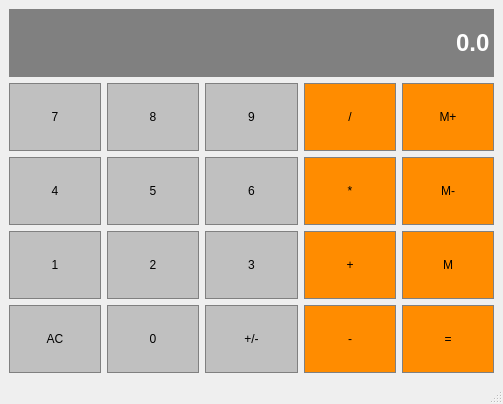
<?xml version="1.0" encoding="UTF-8"?>
<ui version="4.0">
 <class>Calculator</class>
 <widget class="QMainWindow" name="Calculator">
  <property name="geometry">
   <rect>
    <x>0</x>
    <y>0</y>
    <width>503</width>
    <height>404</height>
   </rect>
  </property>
  <property name="sizePolicy">
   <sizepolicy hsizetype="Preferred" vsizetype="Expanding">
    <horstretch>0</horstretch>
    <verstretch>0</verstretch>
   </sizepolicy>
  </property>
  <property name="windowTitle">
   <string>Calculator</string>
  </property>
  <widget class="QWidget" name="centralwidget">
   <layout class="QGridLayout" name="gridLayout">
    <item row="3" column="2">
     <widget class="QPushButton" name="Button3">
      <property name="sizePolicy">
       <sizepolicy hsizetype="Preferred" vsizetype="Preferred">
        <horstretch>0</horstretch>
        <verstretch>0</verstretch>
       </sizepolicy>
      </property>
      <property name="styleSheet">
       <string notr="true">QPushButton {
	background-color: #C0C0C0;
	border: 1px solid gray;
	padding: 5px;
	color: black;
}

QPushButton:pressed {
	background-color: #A9A9A9;
	border: 1px solid gray;
	padding: 5px;
	color: bladk;
}</string>
      </property>
      <property name="text">
       <string>3</string>
      </property>
     </widget>
    </item>
    <item row="2" column="3">
     <widget class="QPushButton" name="Multiply">
      <property name="sizePolicy">
       <sizepolicy hsizetype="Preferred" vsizetype="Preferred">
        <horstretch>0</horstretch>
        <verstretch>0</verstretch>
       </sizepolicy>
      </property>
      <property name="styleSheet">
       <string notr="true">QPushButton {
	background-color: #FF8C00;
	border: 1px solid gray;
	padding: 5px;
	color: black;
}

QPushButton:pressed {
	background-color: #A9A9A9;
	border: 1px solid gray;
	padding: 5px;
	color: bladk;
}</string>
      </property>
      <property name="text">
       <string>*</string>
      </property>
     </widget>
    </item>
    <item row="2" column="4">
     <widget class="QPushButton" name="MemSub">
      <property name="sizePolicy">
       <sizepolicy hsizetype="Preferred" vsizetype="Preferred">
        <horstretch>0</horstretch>
        <verstretch>0</verstretch>
       </sizepolicy>
      </property>
      <property name="styleSheet">
       <string notr="true">QPushButton {
	background-color: #FF8C00;
	border: 1px solid gray;
	padding: 5px;
	color: black;
}

QPushButton:pressed {
	background-color: #A9A9A9;
	border: 1px solid gray;
	padding: 5px;
	color: bladk;
}</string>
      </property>
      <property name="text">
       <string>M-</string>
      </property>
     </widget>
    </item>
    <item row="1" column="2">
     <widget class="QPushButton" name="Button9">
      <property name="sizePolicy">
       <sizepolicy hsizetype="Preferred" vsizetype="Preferred">
        <horstretch>0</horstretch>
        <verstretch>0</verstretch>
       </sizepolicy>
      </property>
      <property name="styleSheet">
       <string notr="true">QPushButton {
	background-color: #C0C0C0;
	border: 1px solid gray;
	padding: 5px;
	color: black;
}

QPushButton:pressed {
	background-color: #A9A9A9;
	border: 1px solid gray;
	padding: 5px;
	color: bladk;
}</string>
      </property>
      <property name="text">
       <string>9</string>
      </property>
     </widget>
    </item>
    <item row="3" column="0">
     <widget class="QPushButton" name="Button1">
      <property name="sizePolicy">
       <sizepolicy hsizetype="Preferred" vsizetype="Preferred">
        <horstretch>0</horstretch>
        <verstretch>0</verstretch>
       </sizepolicy>
      </property>
      <property name="styleSheet">
       <string notr="true">QPushButton {
	background-color: #C0C0C0;
	border: 1px solid gray;
	padding: 5px;
	color: black;
}

QPushButton:pressed {
	background-color: #A9A9A9;
	border: 1px solid gray;
	padding: 5px;
	color: bladk;
}</string>
      </property>
      <property name="text">
       <string>1</string>
      </property>
     </widget>
    </item>
    <item row="3" column="3">
     <widget class="QPushButton" name="Add">
      <property name="sizePolicy">
       <sizepolicy hsizetype="Preferred" vsizetype="Preferred">
        <horstretch>0</horstretch>
        <verstretch>0</verstretch>
       </sizepolicy>
      </property>
      <property name="styleSheet">
       <string notr="true">QPushButton {
	background-color: #FF8C00;
	border: 1px solid gray;
	padding: 5px;
	color: black;
}

QPushButton:pressed {
	background-color: #A9A9A9;
	border: 1px solid gray;
	padding: 5px;
	color: bladk;
}</string>
      </property>
      <property name="text">
       <string>+</string>
      </property>
     </widget>
    </item>
    <item row="3" column="1">
     <widget class="QPushButton" name="Button2">
      <property name="sizePolicy">
       <sizepolicy hsizetype="Preferred" vsizetype="Preferred">
        <horstretch>0</horstretch>
        <verstretch>0</verstretch>
       </sizepolicy>
      </property>
      <property name="styleSheet">
       <string notr="true">QPushButton {
	background-color: #C0C0C0;
	border: 1px solid gray;
	padding: 5px;
	color: black;
}

QPushButton:pressed {
	background-color: #A9A9A9;
	border: 1px solid gray;
	padding: 5px;
	color: bladk;
}</string>
      </property>
      <property name="text">
       <string>2</string>
      </property>
     </widget>
    </item>
    <item row="1" column="3">
     <widget class="QPushButton" name="Divide">
      <property name="sizePolicy">
       <sizepolicy hsizetype="Preferred" vsizetype="Preferred">
        <horstretch>0</horstretch>
        <verstretch>0</verstretch>
       </sizepolicy>
      </property>
      <property name="styleSheet">
       <string notr="true">QPushButton {
	background-color: #FF8C00;
	border: 1px solid gray;
	padding: 5px;
	color: black;
}

QPushButton:pressed {
	background-color: #A9A9A9;
	border: 1px solid gray;
	padding: 5px;
	color: bladk;
}</string>
      </property>
      <property name="text">
       <string>/</string>
      </property>
     </widget>
    </item>
    <item row="1" column="0">
     <widget class="QPushButton" name="Button7">
      <property name="sizePolicy">
       <sizepolicy hsizetype="Preferred" vsizetype="Preferred">
        <horstretch>0</horstretch>
        <verstretch>0</verstretch>
       </sizepolicy>
      </property>
      <property name="styleSheet">
       <string notr="true">QPushButton {
	background-color: #C0C0C0;
	border: 1px solid gray;
	padding: 5px;
	color: black;
}

QPushButton:pressed {
	background-color: #A9A9A9;
	border: 1px solid gray;
	padding: 5px;
	color: bladk;
}</string>
      </property>
      <property name="text">
       <string>7</string>
      </property>
     </widget>
    </item>
    <item row="1" column="4">
     <widget class="QPushButton" name="MemAdd">
      <property name="sizePolicy">
       <sizepolicy hsizetype="Preferred" vsizetype="Preferred">
        <horstretch>0</horstretch>
        <verstretch>0</verstretch>
       </sizepolicy>
      </property>
      <property name="styleSheet">
       <string notr="true">QPushButton {
	background-color: #FF8C00;
	border: 1px solid gray;
	padding: 5px;
	color: black;
}

QPushButton:pressed {
	background-color: #A9A9A9;
	border: 1px solid gray;
	padding: 5px;
	color: bladk;
}</string>
      </property>
      <property name="text">
       <string>M+</string>
      </property>
     </widget>
    </item>
    <item row="2" column="2">
     <widget class="QPushButton" name="Button6">
      <property name="sizePolicy">
       <sizepolicy hsizetype="Preferred" vsizetype="Preferred">
        <horstretch>0</horstretch>
        <verstretch>0</verstretch>
       </sizepolicy>
      </property>
      <property name="styleSheet">
       <string notr="true">QPushButton {
	background-color: #C0C0C0;
	border: 1px solid gray;
	padding: 5px;
	color: black;
}

QPushButton:pressed {
	background-color: #A9A9A9;
	border: 1px solid gray;
	padding: 5px;
	color: bladk;
}</string>
      </property>
      <property name="text">
       <string>6</string>
      </property>
     </widget>
    </item>
    <item row="3" column="4">
     <widget class="QPushButton" name="MemStore">
      <property name="sizePolicy">
       <sizepolicy hsizetype="Preferred" vsizetype="Preferred">
        <horstretch>0</horstretch>
        <verstretch>0</verstretch>
       </sizepolicy>
      </property>
      <property name="styleSheet">
       <string notr="true">QPushButton {
	background-color: #FF8C00;
	border: 1px solid gray;
	padding: 5px;
	color: black;
}

QPushButton:pressed {
	background-color: #A9A9A9;
	border: 1px solid gray;
	padding: 5px;
	color: bladk;
}</string>
      </property>
      <property name="text">
       <string>M</string>
      </property>
     </widget>
    </item>
    <item row="1" column="1">
     <widget class="QPushButton" name="Button8">
      <property name="sizePolicy">
       <sizepolicy hsizetype="Preferred" vsizetype="Preferred">
        <horstretch>0</horstretch>
        <verstretch>0</verstretch>
       </sizepolicy>
      </property>
      <property name="styleSheet">
       <string notr="true">QPushButton {
	background-color: #C0C0C0;
	border: 1px solid gray;
	padding: 5px;
	color: black;
}

QPushButton:pressed {
	background-color: #A9A9A9;
	border: 1px solid gray;
	padding: 5px;
	color: bladk;
}</string>
      </property>
      <property name="text">
       <string>8</string>
      </property>
     </widget>
    </item>
    <item row="2" column="0">
     <widget class="QPushButton" name="Button4">
      <property name="sizePolicy">
       <sizepolicy hsizetype="Preferred" vsizetype="Preferred">
        <horstretch>0</horstretch>
        <verstretch>0</verstretch>
       </sizepolicy>
      </property>
      <property name="styleSheet">
       <string notr="true">QPushButton {
	background-color: #C0C0C0;
	border: 1px solid gray;
	padding: 5px;
	color: black;
}

QPushButton:pressed {
	background-color: #A9A9A9;
	border: 1px solid gray;
	padding: 5px;
	color: bladk;
}</string>
      </property>
      <property name="text">
       <string>4</string>
      </property>
     </widget>
    </item>
    <item row="2" column="1">
     <widget class="QPushButton" name="Button5">
      <property name="sizePolicy">
       <sizepolicy hsizetype="Preferred" vsizetype="Preferred">
        <horstretch>0</horstretch>
        <verstretch>0</verstretch>
       </sizepolicy>
      </property>
      <property name="styleSheet">
       <string notr="true">QPushButton {
	background-color: #C0C0C0;
	border: 1px solid gray;
	padding: 5px;
	color: black;
}

QPushButton:pressed {
	background-color: #A9A9A9;
	border: 1px solid gray;
	padding: 5px;
	color: bladk;
}</string>
      </property>
      <property name="text">
       <string>5</string>
      </property>
     </widget>
    </item>
    <item row="4" column="0">
     <widget class="QPushButton" name="Clear">
      <property name="sizePolicy">
       <sizepolicy hsizetype="Preferred" vsizetype="Preferred">
        <horstretch>0</horstretch>
        <verstretch>0</verstretch>
       </sizepolicy>
      </property>
      <property name="styleSheet">
       <string notr="true">QPushButton {
	background-color: #C0C0C0;
	border: 1px solid gray;
	padding: 5px;
	color: black;
}

QPushButton:pressed {
	background-color: #A9A9A9;
	border: 1px solid gray;
	padding: 5px;
	color: bladk;
}</string>
      </property>
      <property name="text">
       <string>AC</string>
      </property>
     </widget>
    </item>
    <item row="4" column="1">
     <widget class="QPushButton" name="Button0">
      <property name="sizePolicy">
       <sizepolicy hsizetype="Preferred" vsizetype="Preferred">
        <horstretch>0</horstretch>
        <verstretch>0</verstretch>
       </sizepolicy>
      </property>
      <property name="styleSheet">
       <string notr="true">QPushButton {
	background-color: #C0C0C0;
	border: 1px solid gray;
	padding: 5px;
	color: black;
}

QPushButton:pressed {
	background-color: #A9A9A9;
	border: 1px solid gray;
	padding: 5px;
	color: bladk;
}</string>
      </property>
      <property name="text">
       <string>0</string>
      </property>
     </widget>
    </item>
    <item row="4" column="2">
     <widget class="QPushButton" name="ChangeSign">
      <property name="sizePolicy">
       <sizepolicy hsizetype="Preferred" vsizetype="Preferred">
        <horstretch>0</horstretch>
        <verstretch>0</verstretch>
       </sizepolicy>
      </property>
      <property name="styleSheet">
       <string notr="true">QPushButton {
	background-color: #C0C0C0;
	border: 1px solid gray;
	padding: 5px;
	color: black;
}

QPushButton:pressed {
	background-color: #A9A9A9;
	border: 1px solid gray;
	padding: 5px;
	color: bladk;
}</string>
      </property>
      <property name="text">
       <string>+/-</string>
      </property>
     </widget>
    </item>
    <item row="4" column="3">
     <widget class="QPushButton" name="Subtract">
      <property name="sizePolicy">
       <sizepolicy hsizetype="Preferred" vsizetype="Preferred">
        <horstretch>0</horstretch>
        <verstretch>0</verstretch>
       </sizepolicy>
      </property>
      <property name="styleSheet">
       <string notr="true">QPushButton {
	background-color: #FF8C00;
	border: 1px solid gray;
	padding: 5px;
	color: black;
}

QPushButton:pressed {
	background-color: #A9A9A9;
	border: 1px solid gray;
	padding: 5px;
	color: bladk;
}</string>
      </property>
      <property name="text">
       <string>-</string>
      </property>
     </widget>
    </item>
    <item row="4" column="4">
     <widget class="QPushButton" name="Equals">
      <property name="sizePolicy">
       <sizepolicy hsizetype="Preferred" vsizetype="Preferred">
        <horstretch>0</horstretch>
        <verstretch>0</verstretch>
       </sizepolicy>
      </property>
      <property name="styleSheet">
       <string notr="true">QPushButton {
	background-color: #FF8C00;
	border: 1px solid gray;
	padding: 5px;
	color: black;
}

QPushButton:pressed {
	background-color: #A9A9A9;
	border: 1px solid gray;
	padding: 5px;
	color: bladk;
}</string>
      </property>
      <property name="text">
       <string>=</string>
      </property>
     </widget>
    </item>
    <item row="0" column="0" colspan="5">
     <widget class="QLineEdit" name="Display">
      <property name="sizePolicy">
       <sizepolicy hsizetype="Preferred" vsizetype="Minimum">
        <horstretch>0</horstretch>
        <verstretch>0</verstretch>
       </sizepolicy>
      </property>
      <property name="font">
       <font>
        <family>Arial</family>
        <pointsize>18</pointsize>
        <weight>75</weight>
        <bold>true</bold>
       </font>
      </property>
      <property name="styleSheet">
       <string notr="true">QLineEdit {
	background-color: gray;
	border: 1px solid gray;
	color: #FFFFFF
}</string>
      </property>
      <property name="text">
       <string>0.0</string>
      </property>
      <property name="alignment">
       <set>Qt::AlignRight|Qt::AlignTrailing|Qt::AlignVCenter</set>
      </property>
     </widget>
    </item>
   </layout>
  </widget>
  <widget class="QMenuBar" name="menubar">
   <property name="geometry">
    <rect>
     <x>0</x>
     <y>0</y>
     <width>503</width>
     <height>20</height>
    </rect>
   </property>
  </widget>
  <widget class="QStatusBar" name="statusbar"/>
 </widget>
 <resources/>
 <connections/>
</ui>
